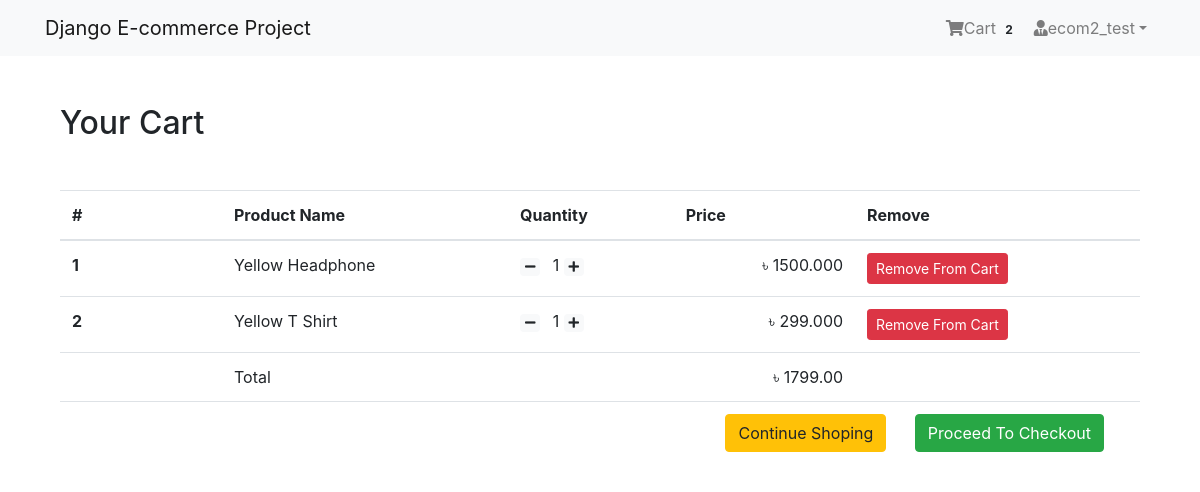
The app's page /shop/cart/ (signed in) with its own data.
### App_Login/models.py (models this page shows, shortened)
class User(AbstractBaseUser, PermissionsMixin):
    email = models.EmailField(unique=True, null=False)
    is_staff = models.BooleanField(
        ugettext_lazy('staff status'),
        default=False,
        help_text = ugettext_lazy('Designates whether the user can log in this site')
    )
    is_active = models.BooleanField(
        ugettext_lazy('active'),
        default=True,
        help_text=ugettext_lazy('Designates whether this user should be treated as active. Unselect this instead of deleting accounts')
    )
    USERNAME_FIELD = 'email'
    objects = MyUserManager()

class Profile(models.Model):
    user = models.OneToOneField(User, on_delete=models.CASCADE, related_name='profile')
    username = models.CharField(max_length=264, blank=True)
    full_name = models.CharField(max_length=264, blank=True)
    address_1 = models.TextField(max_length=300, blank=True)
    city = models.CharField(max_length=40, blank=True)
    zipcode = models.CharField(max_length=10, blank=True)
    country = models.CharField(max_length=50, blank=True)
    phone = models.CharField(max_length=20, blank=True)
    date_joined = models.DateTimeField(auto_now_add=True)

### App_Order/models.py (models this page shows, shortened)
class Order(models.Model):
    orderitems = models.ManyToManyField(Cart)
    user = models.ForeignKey(settings.AUTH_USER_MODEL, on_delete=models.CASCADE)
    ordered = models.BooleanField(default=False)
    created = models.DateTimeField(auto_now_add=True)
    paymentId = models.CharField(max_length=264, blank=True, null=True)
    orderId = models.CharField(max_length=200, blank=True, null=True)
    def get_totals(self):
        total = 0
        for order_item in self.orderitems.all():
            total += float(order_item.get_total())
        return total

class Cart(models.Model):
    user = models.ForeignKey(settings.AUTH_USER_MODEL, on_delete=models.CASCADE, related_name="cart")
    item = models.ForeignKey(Product, on_delete=models.CASCADE)
    quantity = models.IntegerField(default=1)
    purchased = models.BooleanField(default=False)
    created = models.DateTimeField(auto_now_add=True)
    updated = models.DateTimeField(auto_now=True)
    def get_total(self):
        total = self.item.price * self.quantity
        float_total = format(total, '0.3f')
        return float_total

### App_Shop/models.py (models this page shows, shortened)
class Product(models.Model):
    mainimage = models.ImageField(upload_to='Products')
    name = models.CharField(max_length=264)
    category = models.ForeignKey(Category, on_delete=models.CASCADE, related_name='category')
    preview_text = models.TextField(max_length=264, verbose_name='Preview Text')
    detail_text = models.TextField(max_length=1000, verbose_name='Description')
    price = models.FloatField()
    old_price = models.FloatField(default=0.00)
    created = models.DateTimeField(auto_now_add=True)
    class Meta:
        ordering = ['-created',]

### App_Order/views.py (the view)
# urls.py: path('cart/', views.cart_view, name="cart"),
@login_required
def cart_view(request):
    carts = Cart.objects.filter(user=request.user, purchased=False)
    orders = Order.objects.filter(user=request.user, ordered=False)
    if carts.exists() and orders.exists():
        order = orders[0]
        return render(request, 'App_order/cart.html', context={'carts':carts, 'order':order})
    else:
        messages.warning(request, "You don't have any item in your cart!")
        return redirect('App_Shop:home')

### App_Order/templatetags/cart_tag.py (called while the page is built)
@register.filter
def cart_total(user):
    order = Order.objects.filter(user=user, ordered=False)
    if order.exists():
        return order[0].orderitems.count()
    else:
        return 0

### templates/App_Order/cart.html (shortened to what this page needs)
{% extends 'base.html' %}
{% load crispy_forms_tags %}
{%block body_block%}
<div class="container my-5">
  <div class="my-5">
    <h2>Your Cart</h2>
  </div>
  <table class="table table-hover">
    <thead>
      <tr>
        <th scope="col" width="15%">#</th>
        <th scope="col">Product Name</th>
        <th scope="col">Quantity</th>
        <th scope="col" align="right">Price</th>
        <th scope="col">Remove</th>
      </tr>
    </thead>
    <tbody>
      {% for cart in carts %}
      <tr>
        <th scope="row">{{forloop.counter}}</th>
        <td>{{cart.item.name}}</td>
        <td>
          <a href="{% url 'App_Order:decrease' pk=cart.item.pk %}" class="mr-2"><span class="badge badge-light"><i class="fas fa-minus"></i></span></a>
          {{cart.quantity}}
          <a href="{% url 'App_Order:increase' pk=cart.item.pk %}" class="mr-2"><span class="badge badge-light"><i class="fas fa-plus"></i></span></a>
        </td>
        <td align="right">&#2547; {{cart.get_total}}</td>
        <td><a href="{% url 'App_Order:remove' pk=cart.item.pk %}" class="btn btn-danger btn-sm">Remove From Cart</a></td>
      </tr>
      {% endfor %}
      <tr>
        <th scope="row"></th>
        <td colspan="2">Total</td>
        <td align="right">&#2547; {{order.get_totals | floatformat:2}}</td>
        <td></td>
      </tr>
      <tr>
        <th scope="row"></th>
        <td colspan="4" class="text-right">
          <a href="{% url 'App_Shop:home' %}" class="btn btn-warning mr-4">Continue Shoping</a>
          <a href="{% url 'App_Payment:checkout' %}" class="btn btn-success mr-4">Proceed To Checkout</a>
        </td>
      </tr>
    </tbody>
  </table>
</div>
{% endblock %}

### templates/navbar.html (shortened to what this page needs)
{% load cart_tag %}
<nav class="navbar navbar-expand-sm navbar-light bg-light">
  <div class="container">
    <a href="{% url 'App_Shop:home' %}" class="navbar-brand">Django E-commerce Project</a>
    <div class="collapse navbar-collapse" id="navbarNav">
      <ul class="navbar-nav ml-auto">
        {% if request.user.is_authenticated %}
        <li class="nav-item">
          <a href="{% url 'App_Order:cart' %}" class="nav-link">
            <i class="fas fa-shopping-cart"></i>Cart
            <span class="badge badge-light">{{ request.user|cart_total }}</span>
          </a>
        </li>
        <li class="nav-item dropdown">
          <a class="nav-link dropdown-toggle" href="#" id="navbarDropdown" role="button" data-toggle="dropdown" aria-haspopup="true" aria-expanded="false"><i class="fas fa-user-tie"></i>{{request.user.profile.username}}</a>
        </li>
        {% else %}
        <li class="nav-item">
          <a href="{% url 'App_Login:login' %}" class="btn btn-primary">Login</a>
        </li>
        {% endif %}
      </ul>
    </div>
  </div>
</nav>

### records on screen
User: user|cart_total "2", user.profile.username "ecom2_test"
Cart: item.name "Yellow Headphone", quantity "1", get_total "1500.000"
Cart: item.name "Yellow T Shirt", quantity "1", get_total "299.000"
Order: get_totals "1799.00"
